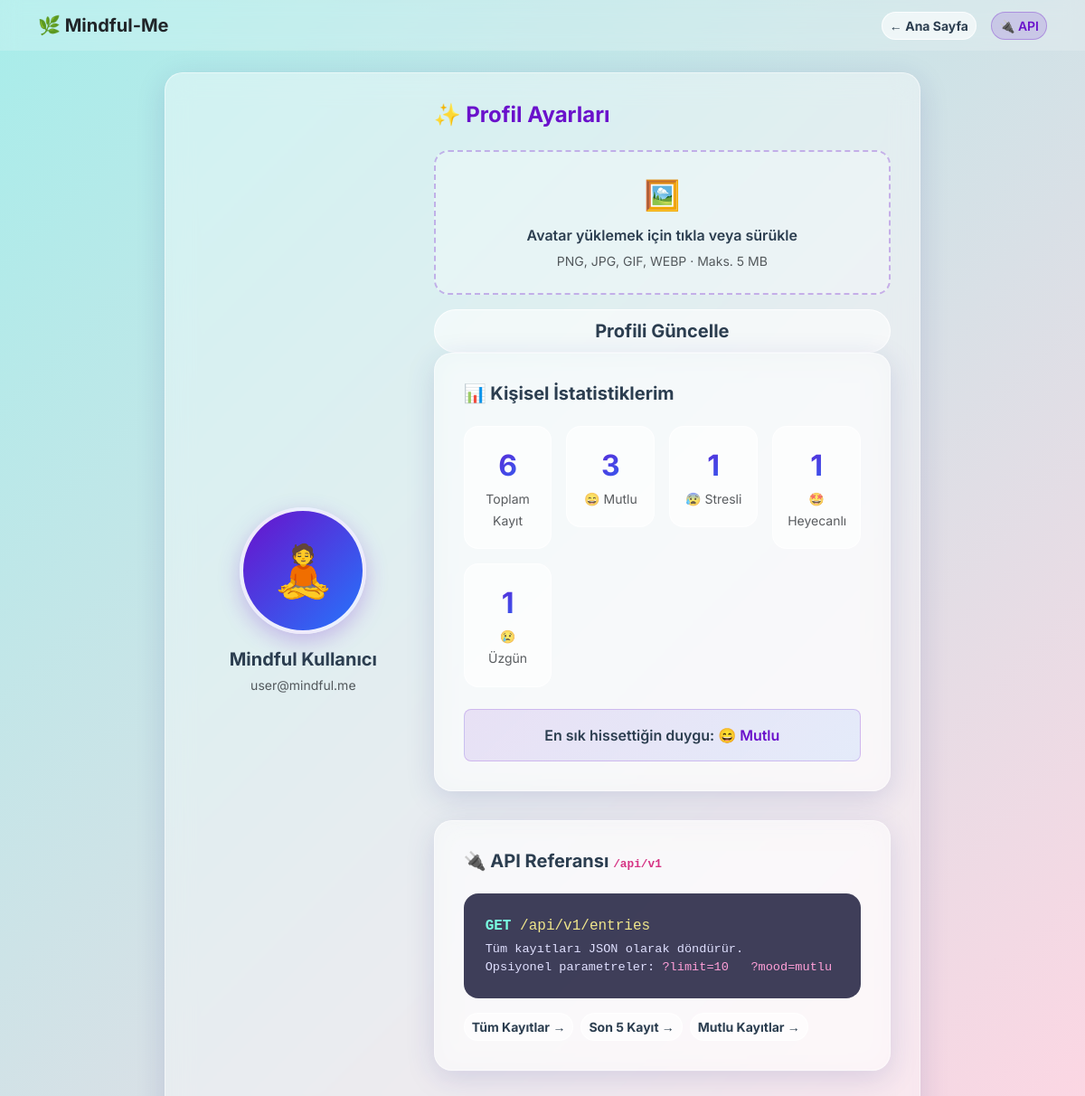
/profile, run on the app's committed database.
### app/models.py (models this page shows, shortened)
class User(db.Model):
    id = db.Column(db.Integer, primary_key=True)
    username = db.Column(db.String(64), index=True, unique=True)
    email = db.Column(db.String(120), index=True, unique=True)
    password_hash = db.Column(db.String(256))
    avatar_file = db.Column(db.String(120), nullable=False, default='default.png')

class MoodEntry(db.Model):
    id = db.Column(db.Integer, primary_key=True)
    mood = db.Column(db.String(20), nullable=False)
    text = db.Column(db.Text, nullable=False)
    timestamp = db.Column(db.DateTime, index=True, default=db.func.now())
    ai_analysis = db.Column(db.String(255), nullable=True)
    ai_advice = db.Column(db.Text, nullable=True)
    ai_sentiment = db.Column(db.String(50), nullable=True)
    ai_score = db.Column(db.Integer, nullable=True)
    ai_keywords = db.Column(db.String(255), nullable=True)
    sleep_hours = db.Column(db.Float, nullable=True)
    stress_level = db.Column(db.Integer, nullable=True)
    activities = db.Column(db.String(255), nullable=True)

### app/routes.py (the view, shortened to what this page needs)
@main.route('/profile', methods=['GET', 'POST'])
def profile():
    user = User.query.first()
    if not user:
        user = User(username=_('Mindful Kullanıcı'), email='user@mindful.me', avatar_file='default.png')
        db.session.add(user)
        db.session.commit()
    form = ProfileForm()
    total_entries  = MoodEntry.query.count()
    mood_counts    = {}
    for e in MoodEntry.query.all():
        mood_counts[e.mood] = mood_counts.get(e.mood, 0) + 1
    best_mood      = max(mood_counts, key=mood_counts.get) if mood_counts else None
    avatar_url     = url_for('static', filename=f'avatars/{user.avatar_file}') \
                     if user.avatar_file and user.avatar_file != 'default.png' \
                     else None
    return render_template('profile.html', user=user, form=form,
                           total_entries=total_entries, mood_counts=mood_counts,
                           best_mood=best_mood, avatar_url=avatar_url)

### app/forms.py
class ProfileForm(FlaskForm):
    avatar = FileField(_l('Avatar Yükle'), validators=[
        FileAllowed(['jpg', 'jpeg', 'png', 'gif', 'webp'], _l('Sadece resim dosyaları yüklenebilir!'))
    ])
    submit = SubmitField(_l('Profili Güncelle'))

### app/__init__.py (called while the page is built)
def get_locale():
    if 'language' in session:
        return session['language']
    return request.accept_languages.best_match(['tr', 'en'])

### app/templates/profile.html (shortened to what this page needs)
<!DOCTYPE html>
<html lang="tr">
<head>
    <link href="https://cdn.jsdelivr.net/npm/bootstrap@5.3.2/dist/css/bootstrap.min.css" rel="stylesheet">
</head>
<body>
    <nav class="navbar navbar-expand-lg navbar-light mb-4"
         style="background: rgba(255,255,255,0.2); backdrop-filter: blur(10px);">
        <div class="container">
            <a class="navbar-brand fw-bold text-dark" href="{{ url_for('main.index') }}">🌿 Mindful-Me</a>
            <div class="ms-auto d-flex align-items-center gap-3">
                <a href="{{ url_for('main.index') }}" class="btn btn-glass btn-sm">{{ _('← Ana Sayfa') }}</a>
                <a href="{{ url_for('main.api_entries') }}" target="_blank"
                   class="btn btn-sm"
                   style="background: rgba(106,17,203,0.15); border: 1px solid rgba(106,17,203,0.3); border-radius:50px; color:#6a11cb; font-weight:600;">
                    🔌 {{ _('API') }}
                </a>
            </div>
        </div>
    </nav>
    <div class="container" style="max-width: 860px;">
        <div class="glass-card">
            <div class="row align-items-center g-4">
                <div class="col-md-4 text-center">
                    <div class="avatar-wrapper float-anim d-inline-block">
                        {% if avatar_url %}
                        <img src="{{ avatar_url }}" class="avatar-circle" alt="Avatar">
                        {% else %}
                        <div class="avatar-placeholder mx-auto">🧘</div>
                        {% endif %}
                    </div>
                    <h5 class="fw-bold mt-3 mb-1">{{ user.username }}</h5>
                    <small class="text-muted">{{ user.email }}</small>
                </div>
                <div class="col-md-8">
                    <h4 class="fw-bold mb-4" style="color:#6a11cb;">✨ {{ _('Profil Ayarları') }}</h4>
                    <form method="POST" enctype="multipart/form-data" id="profileForm">
                        <label for="avatarInput" class="upload-zone w-100 mb-3">
                            <div class="fs-2 mb-2">🖼️</div>
                            <p class="fw-semibold mb-1">{{ _('Avatar yüklemek için tıkla veya sürükle') }}</p>
                            <small class="text-muted">{{ _('PNG, JPG, GIF, WEBP · Maks. 5 MB') }}</small>
                        </label>
                        <div class="d-grid">
                            {{ form.submit(class_="btn btn-glass btn-lg") }}
                        </div>
                    </form>
        <div class="glass-card">
            <h5 class="fw-bold mb-4">📊 {{ _('Kişisel İstatistiklerim') }}</h5>
            <div class="row g-3">
                <div class="col-6 col-md-3">
                    <div class="stat-badge">
                        <div class="stat-num">{{ total_entries }}</div>
                        <small class="text-muted">{{ _('Toplam Kayıt') }}</small>
                    </div>
                </div>
                {% set mood_emojis = {'mutlu':'😄','sakin':'😌','stresli':'😰','uzgun':'😢','heyecanli':'🤩'} %}
                {% set mood_labels = {'mutlu':_('Mutlu'),'sakin':_('Sakin'),'stresli':_('Stresli'),'uzgun':_('Üzgün'),'heyecanli':_('Heyecanlı')} %}
                {% for mood_key, count in mood_counts.items() %}
                <div class="col-6 col-md-3">
                    <div class="stat-badge">
                        <div class="stat-num">{{ count }}</div>
                        <small class="text-muted">{{ mood_emojis.get(mood_key,'❓') }} {{ mood_labels.get(mood_key, mood_key) }}</small>
                    </div>
                </div>
                {% endfor %}
            </div>
            {% if best_mood %}
            <div class="mt-4 p-3 rounded-3 text-center"
                 style="background:linear-gradient(135deg,rgba(106,17,203,0.1),rgba(37,117,252,0.1));
                         border:1px solid rgba(106,17,203,0.2);">
                <p class="mb-0 fw-semibold">
                    {{ _('En sık hissettiğin duygu:') }}
                    <span style="color:#6a11cb;">{{ mood_emojis.get(best_mood,'') }} {{ mood_labels.get(best_mood, best_mood) }}</span>
                </p>
            </div>
            {% endif %}
        </div>
        <div class="glass-card">
            <h5 class="fw-bold mb-4">🔌 {{ _('API Referansı') }} <code style="font-size:0.8rem;">/api/v1</code></h5>
            <div class="api-card mb-3">
                <p class="mb-1">
                    <span class="method">GET</span>
                    <span class="url"> /api/v1/entries</span>
                </p>
                <p class="mb-0" style="font-size:0.85rem;">
                    {{ _('Tüm kayıtları JSON olarak döndürür.') }}<br>
                    {{ _('Opsiyonel parametreler:') }}
                    <span class="param">?limit=10</span> &nbsp;
                    <span class="param">?mood=mutlu</span>
                </p>
            </div>
            <div class="d-flex gap-2 flex-wrap">
                <a href="{{ url_for('main.api_entries') }}" target="_blank"
                   class="btn btn-glass btn-sm">{{ _('Tüm Kayıtlar →') }}</a>
                <a href="{{ url_for('main.api_entries') }}?limit=5" target="_blank"
                   class="btn btn-glass btn-sm">{{ _('Son 5 Kayıt →') }}</a>
                <a href="{{ url_for('main.api_entries') }}?mood=mutlu" target="_blank"
                   class="btn btn-glass btn-sm">{{ _('Mutlu Kayıtlar →') }}</a>
            </div>
        </div>
    </div>
</body>
</html>

### app/templates/profile.html (style rules this page uses)
body { background: linear-gradient(135deg, #a8edea 0%, #fed6e3 100%); font-family: 'Inter', sans-serif; min-height: 100vh; color: #2c3e50; }
.glass-card { background: rgba(255, 255, 255, 0.4); backdrop-filter: blur(15px); -webkit-backdrop-filter: blur(15px); border: 1px solid rgba(255, 255, 255, 0.5); border-radius: 20px; box-shadow: 0 8px 32px rgba(31, 38, 135, 0.15); padding: 2rem; margin-bottom: 2rem; }
.btn-glass { background: rgba(255,255,255,0.6); border: 1px solid rgba(255,255,255,0.8); color: #2c3e50; font-weight: bold; border-radius: 50px; transition: all 0.3s; }
.avatar-wrapper { position: relative; display: inline-block; }
.avatar-placeholder { width: 140px; height: 140px; border-radius: 50%; background: linear-gradient(135deg, #6a11cb, #2575fc); display: flex; align-items: center; justify-content: center; font-size: 3.5rem; border: 4px solid rgba(255,255,255,0.9); box-shadow: 0 8px 25px rgba(106,17,203,0.25); transition: transform 0.3s; }
.upload-zone { border: 2px dashed rgba(106,17,203,0.3); border-radius: 16px; padding: 1.5rem; text-align: center; background: rgba(255,255,255,0.3); cursor: pointer; transition: all 0.3s; }
.stat-badge { background: rgba(255,255,255,0.6); border: 1px solid rgba(255,255,255,0.8); border-radius: 16px; padding: 1.2rem 1rem; text-align: center; transition: transform 0.2s; }
.stat-badge .stat-num { font-size: 2rem; font-weight: 700; background: linear-gradient(135deg, #6a11cb, #2575fc); -webkit-background-clip: text; -webkit-text-fill-color: transparent; }
.api-card { background: rgba(30,30,60,0.85); border-radius: 16px; padding: 1.5rem; color: #e0e0ff; font-family: 'Courier New', monospace; }
.api-card .method { color: #79ffe1; font-weight: 700; }
.api-card .url { color: #f0e68c; }
.api-card .param { color: #ff9fd8; }
.float-anim { animation: float 3s ease-in-out infinite; }

### data on the page
User: username "Mindful Kullanıcı", email "user@mindful.me"
MoodEntry: count "3", get "😄", get "Mutlu"
MoodEntry: count "1", get "😰", get "Stresli"
MoodEntry: count "1", get "🤩", get "Heyecanlı"
MoodEntry: count "1", get "😢", get "Üzgün"

### other printed values
{{ total_entries }} "6"
